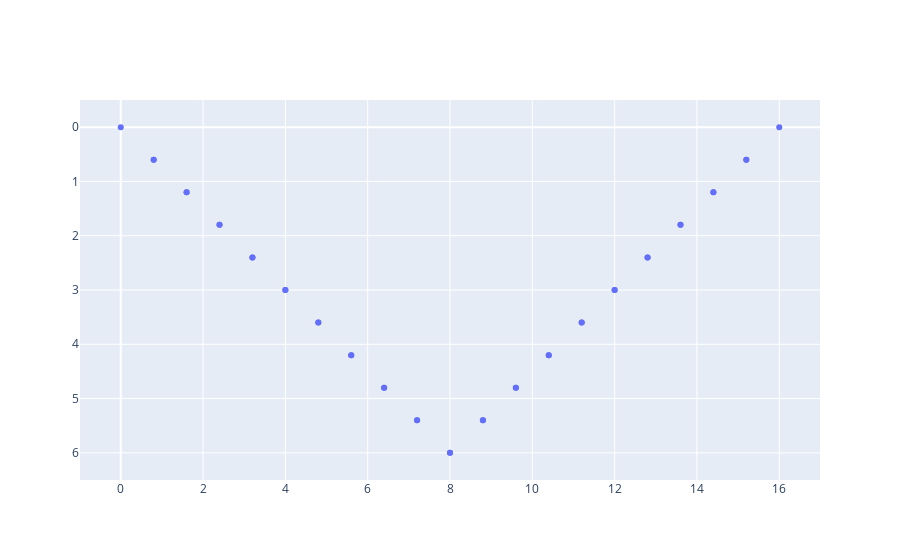

Notebook source saved alongside this figure:
### Markdown cell above
Para el problema de la catenaria, de hallar la posición de los eslabones
de una cadena que une los puntos $(X_0, Y_0)$ con $(X_f, Y_f)$, con eslabones de longitud
1, que minimice la energía potencial de la misma (ver Luenberger, página 330).
Hallar condiciones en las que el problema sea factibe, y una aproximación inicla adecuada (que podría ser hallada como punto de partida para un esquema iterativo).  

Si consideramos, como en el libro, los eslabones numerados del 1 al 20 y que el eslabón $i$ tiene un desplazamiento $x_i$ en $x$ y un desplazamiento $y_i$ en $y$, es suficiente que el desplazamiento total en $y$ sea cero mientras que en $x$ sea $16$. Para una aproximación inicial, imagino la cadena tensada hacia abajo por efecto por ejemplo de un peso en el medio de manera tal de que forme un triángulo. Notemos que nos quedan diez eslabones de cada lado, es decir un tripángulo isóceles de lado 10, base 16 y altura 6. Está claro que esta solución no es óptima, pero resulta conveniente para escribir explícitamente ya que los desplazamientos de los eslabones son uniformes, por lo tanto nos queda:

$$x_i = \frac{16}{20}, \ 1 \leq i \leq 20 $$
$$ y_i = \frac{6}{10}, \ 1 \leq i \leq 10 $$
$$ y_i = \frac{-6}{10}, \ 11 \leq i \leq 20 $$

### Code cell
import numpy as np
import plotly.graph_objs as go
x0 = np.array([  # start point: each row is a link (xl, yl, xr, yr)
    0., 0., 0.8, 0.6,
    0.8, 0.6, 1.6, 1.2,
    1.6, 1.2, 2.4, 1.8,
    2.4, 1.8, 3.2, 2.4,
    3.2, 2.4, 4., 3.,
    4., 3., 4.8, 3.6,
    4.8, 3.6, 5.6, 4.2,
    5.6, 4.2, 6.4, 4.8,
    6.4, 4.8, 7.2, 5.4,
    7.2, 5.4, 8., 6.,
    8., 6., 8.8, 5.4, 
    8.8, 5.4, 9.6, 4.8,
    9.6, 4.8, 10.4, 4.2,
    10.4, 4.2, 11.2, 3.6,
    11.2, 3.6, 12., 3.,
    12., 3., 12.8, 2.4,
    12.8, 2.4, 13.6, 1.8,
    13.6, 1.8, 14.4, 1.2,
    14.4, 1.2, 15.2, 0.6,
    15.2, 0.6, 16, 0
])
x = x0[0::2]  # all x's coords
y = x0[1::2]  # all y's coords
fig = go.Figure()
fig.add_trace(go.Scatter(x=x, y=y, mode='markers'))
fig.update_yaxes(range=[6.5, -0.5])
fig.show()

### Figure 1 — Plotly figure (JSON) as saved in the notebook; plotly's stock layout.template omitted (floating-point values rounded to 4 significant figures)
{"data": [{"mode": "markers", "type": "scatter", "x": [0, 0.8, 0.8, 1.6, 1.6, 2.4, 2.4, 3.2, 3.2, 4, 4, 4.8, 4.8, 5.6, 5.6, 6.4, 6.4, 7.2, 7.2, 8, 8, 8.8, 8.8, 9.6, 9.6, 10.4, 10.4, 11.2, 11.2, 12, 12, 12.8, 12.8, 13.6, 13.6, 14.4, 14.4, 15.2, 15.2, 16], "y": [0, 0.6, 0.6, 1.2, 1.2, 1.8, 1.8, 2.4, 2.4, 3, 3, 3.6, 3.6, 4.2, 4.2, 4.8, 4.8, 5.4, 5.4, 6, 6, 5.4, 5.4, 4.8, 4.8, 4.2, 4.2, 3.6, 3.6, 3, 3, 2.4, 2.4, 1.8, 1.8, 1.2, 1.2, 0.6, 0.6, 0]}], "layout": {"yaxis": {"range": [6.5, -0.5]}}}
